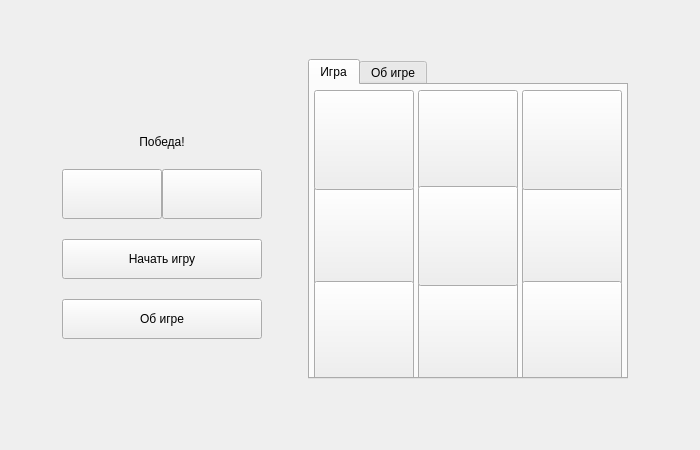
<?xml version="1.0" encoding="UTF-8"?>
<ui version="4.0">
 <class>MainWindow</class>
 <widget class="QMainWindow" name="MainWindow">
  <property name="geometry">
   <rect>
    <x>0</x>
    <y>0</y>
    <width>700</width>
    <height>450</height>
   </rect>
  </property>
  <property name="minimumSize">
   <size>
    <width>700</width>
    <height>450</height>
   </size>
  </property>
  <property name="maximumSize">
   <size>
    <width>1050</width>
    <height>675</height>
   </size>
  </property>
  <property name="windowTitle">
   <string>Крестики-Нолики</string>
  </property>
  <property name="windowIcon">
   <iconset resource="resources.qrc">
    <normaloff>:/resources/images/title_ico.png</normaloff>:/resources/images/title_ico.png</iconset>
  </property>
  <widget class="QWidget" name="centralwidget">
   <layout class="QHBoxLayout" name="horizontalLayout_2">
    <property name="rightMargin">
     <number>20</number>
    </property>
    <property name="bottomMargin">
     <number>20</number>
    </property>
    <item>
     <spacer name="horizontalSpacer_2">
      <property name="orientation">
       <enum>Qt::Horizontal</enum>
      </property>
      <property name="sizeHint" stdset="0">
       <size>
        <width>40</width>
        <height>20</height>
       </size>
      </property>
     </spacer>
    </item>
    <item>
     <layout class="QVBoxLayout" name="verticalLayout">
      <property name="spacing">
       <number>20</number>
      </property>
      <item>
       <spacer name="verticalSpacer_2">
        <property name="orientation">
         <enum>Qt::Vertical</enum>
        </property>
        <property name="sizeHint" stdset="0">
         <size>
          <width>20</width>
          <height>40</height>
         </size>
        </property>
       </spacer>
      </item>
      <item>
       <widget class="QLabel" name="gameNameLabel">
        <property name="text">
         <string/>
        </property>
        <property name="pixmap">
         <pixmap resource="resources.qrc">:/resources/images/name.png</pixmap>
        </property>
        <property name="alignment">
         <set>Qt::AlignCenter</set>
        </property>
       </widget>
      </item>
      <item>
       <widget class="QLabel" name="gameResultLabel">
        <property name="text">
         <string>Победа!</string>
        </property>
        <property name="alignment">
         <set>Qt::AlignCenter</set>
        </property>
       </widget>
      </item>
      <item>
       <layout class="QHBoxLayout" name="horizontalLayout">
        <property name="spacing">
         <number>0</number>
        </property>
        <item>
         <widget class="QPushButton" name="choiceXButton">
          <property name="minimumSize">
           <size>
            <width>0</width>
            <height>50</height>
           </size>
          </property>
          <property name="styleSheet">
           <string notr="true"/>
          </property>
          <property name="text">
           <string/>
          </property>
         </widget>
        </item>
        <item>
         <widget class="QPushButton" name="choiceOButton">
          <property name="minimumSize">
           <size>
            <width>0</width>
            <height>50</height>
           </size>
          </property>
          <property name="text">
           <string/>
          </property>
         </widget>
        </item>
       </layout>
      </item>
      <item>
       <widget class="QPushButton" name="gameStartButton">
        <property name="enabled">
         <bool>true</bool>
        </property>
        <property name="sizePolicy">
         <sizepolicy hsizetype="Fixed" vsizetype="Fixed">
          <horstretch>200</horstretch>
          <verstretch>40</verstretch>
         </sizepolicy>
        </property>
        <property name="minimumSize">
         <size>
          <width>200</width>
          <height>40</height>
         </size>
        </property>
        <property name="styleSheet">
         <string notr="true"/>
        </property>
        <property name="text">
         <string>Начать игру</string>
        </property>
       </widget>
      </item>
      <item>
       <widget class="QPushButton" name="infoButton">
        <property name="sizePolicy">
         <sizepolicy hsizetype="Fixed" vsizetype="Fixed">
          <horstretch>0</horstretch>
          <verstretch>0</verstretch>
         </sizepolicy>
        </property>
        <property name="minimumSize">
         <size>
          <width>200</width>
          <height>40</height>
         </size>
        </property>
        <property name="text">
         <string>Об игре</string>
        </property>
       </widget>
      </item>
      <item>
       <spacer name="verticalSpacer">
        <property name="orientation">
         <enum>Qt::Vertical</enum>
        </property>
        <property name="sizeHint" stdset="0">
         <size>
          <width>20</width>
          <height>40</height>
         </size>
        </property>
       </spacer>
      </item>
     </layout>
    </item>
    <item>
     <spacer name="horizontalSpacer">
      <property name="orientation">
       <enum>Qt::Horizontal</enum>
      </property>
      <property name="sizeType">
       <enum>QSizePolicy::Fixed</enum>
      </property>
      <property name="sizeHint" stdset="0">
       <size>
        <width>40</width>
        <height>20</height>
       </size>
      </property>
     </spacer>
    </item>
    <item>
     <widget class="QTabWidget" name="tabWidget">
      <property name="maximumSize">
       <size>
        <width>320</width>
        <height>320</height>
       </size>
      </property>
      <property name="currentIndex">
       <number>0</number>
      </property>
      <widget class="QWidget" name="gameTab">
       <property name="minimumSize">
        <size>
         <width>0</width>
         <height>0</height>
        </size>
       </property>
       <attribute name="title">
        <string>Игра</string>
       </attribute>
       <layout class="QGridLayout" name="gridLayout">
        <property name="leftMargin">
         <number>4</number>
        </property>
        <property name="topMargin">
         <number>5</number>
        </property>
        <property name="rightMargin">
         <number>5</number>
        </property>
        <property name="bottomMargin">
         <number>5</number>
        </property>
        <property name="spacing">
         <number>5</number>
        </property>
        <item row="2" column="0">
         <widget class="QPushButton" name="pushButton_4">
          <property name="sizePolicy">
           <sizepolicy hsizetype="Fixed" vsizetype="Fixed">
            <horstretch>0</horstretch>
            <verstretch>0</verstretch>
           </sizepolicy>
          </property>
          <property name="minimumSize">
           <size>
            <width>100</width>
            <height>100</height>
           </size>
          </property>
          <property name="maximumSize">
           <size>
            <width>100</width>
            <height>100</height>
           </size>
          </property>
          <property name="text">
           <string/>
          </property>
         </widget>
        </item>
        <item row="4" column="1">
         <spacer name="verticalSpacer_3">
          <property name="orientation">
           <enum>Qt::Vertical</enum>
          </property>
          <property name="sizeHint" stdset="0">
           <size>
            <width>20</width>
            <height>40</height>
           </size>
          </property>
         </spacer>
        </item>
        <item row="3" column="0">
         <widget class="QPushButton" name="pushButton_7">
          <property name="sizePolicy">
           <sizepolicy hsizetype="Fixed" vsizetype="Fixed">
            <horstretch>0</horstretch>
            <verstretch>0</verstretch>
           </sizepolicy>
          </property>
          <property name="minimumSize">
           <size>
            <width>100</width>
            <height>100</height>
           </size>
          </property>
          <property name="maximumSize">
           <size>
            <width>100</width>
            <height>100</height>
           </size>
          </property>
          <property name="text">
           <string/>
          </property>
         </widget>
        </item>
        <item row="0" column="1">
         <spacer name="verticalSpacer_4">
          <property name="orientation">
           <enum>Qt::Vertical</enum>
          </property>
          <property name="sizeHint" stdset="0">
           <size>
            <width>20</width>
            <height>40</height>
           </size>
          </property>
         </spacer>
        </item>
        <item row="1" column="1">
         <widget class="QPushButton" name="pushButton_2">
          <property name="sizePolicy">
           <sizepolicy hsizetype="Fixed" vsizetype="Fixed">
            <horstretch>0</horstretch>
            <verstretch>0</verstretch>
           </sizepolicy>
          </property>
          <property name="minimumSize">
           <size>
            <width>100</width>
            <height>100</height>
           </size>
          </property>
          <property name="maximumSize">
           <size>
            <width>100</width>
            <height>100</height>
           </size>
          </property>
          <property name="text">
           <string/>
          </property>
         </widget>
        </item>
        <item row="2" column="2">
         <widget class="QPushButton" name="pushButton_6">
          <property name="sizePolicy">
           <sizepolicy hsizetype="Fixed" vsizetype="Fixed">
            <horstretch>0</horstretch>
            <verstretch>0</verstretch>
           </sizepolicy>
          </property>
          <property name="minimumSize">
           <size>
            <width>100</width>
            <height>100</height>
           </size>
          </property>
          <property name="maximumSize">
           <size>
            <width>100</width>
            <height>100</height>
           </size>
          </property>
          <property name="text">
           <string/>
          </property>
         </widget>
        </item>
        <item row="3" column="1">
         <widget class="QPushButton" name="pushButton_8">
          <property name="sizePolicy">
           <sizepolicy hsizetype="Fixed" vsizetype="Fixed">
            <horstretch>0</horstretch>
            <verstretch>0</verstretch>
           </sizepolicy>
          </property>
          <property name="minimumSize">
           <size>
            <width>100</width>
            <height>100</height>
           </size>
          </property>
          <property name="maximumSize">
           <size>
            <width>100</width>
            <height>100</height>
           </size>
          </property>
          <property name="text">
           <string/>
          </property>
         </widget>
        </item>
        <item row="3" column="2">
         <widget class="QPushButton" name="pushButton_9">
          <property name="sizePolicy">
           <sizepolicy hsizetype="Fixed" vsizetype="Fixed">
            <horstretch>0</horstretch>
            <verstretch>0</verstretch>
           </sizepolicy>
          </property>
          <property name="minimumSize">
           <size>
            <width>100</width>
            <height>100</height>
           </size>
          </property>
          <property name="maximumSize">
           <size>
            <width>100</width>
            <height>100</height>
           </size>
          </property>
          <property name="text">
           <string/>
          </property>
         </widget>
        </item>
        <item row="1" column="0">
         <widget class="QPushButton" name="pushButton_1">
          <property name="sizePolicy">
           <sizepolicy hsizetype="Fixed" vsizetype="Fixed">
            <horstretch>0</horstretch>
            <verstretch>0</verstretch>
           </sizepolicy>
          </property>
          <property name="minimumSize">
           <size>
            <width>100</width>
            <height>100</height>
           </size>
          </property>
          <property name="maximumSize">
           <size>
            <width>100</width>
            <height>100</height>
           </size>
          </property>
          <property name="text">
           <string/>
          </property>
         </widget>
        </item>
        <item row="2" column="1">
         <widget class="QPushButton" name="pushButton_5">
          <property name="sizePolicy">
           <sizepolicy hsizetype="Fixed" vsizetype="Fixed">
            <horstretch>0</horstretch>
            <verstretch>0</verstretch>
           </sizepolicy>
          </property>
          <property name="minimumSize">
           <size>
            <width>100</width>
            <height>100</height>
           </size>
          </property>
          <property name="maximumSize">
           <size>
            <width>100</width>
            <height>100</height>
           </size>
          </property>
          <property name="text">
           <string/>
          </property>
         </widget>
        </item>
        <item row="1" column="2">
         <widget class="QPushButton" name="pushButton_3">
          <property name="sizePolicy">
           <sizepolicy hsizetype="Fixed" vsizetype="Fixed">
            <horstretch>0</horstretch>
            <verstretch>0</verstretch>
           </sizepolicy>
          </property>
          <property name="minimumSize">
           <size>
            <width>100</width>
            <height>100</height>
           </size>
          </property>
          <property name="maximumSize">
           <size>
            <width>100</width>
            <height>100</height>
           </size>
          </property>
          <property name="text">
           <string/>
          </property>
         </widget>
        </item>
       </layout>
      </widget>
      <widget class="QWidget" name="infoTab">
       <attribute name="title">
        <string>Об игре</string>
       </attribute>
       <layout class="QHBoxLayout" name="horizontalLayout_3">
        <item>
         <widget class="QLabel" name="infoLabel">
          <property name="text">
           <string>Информация об игре</string>
          </property>
          <property name="alignment">
           <set>Qt::AlignLeading|Qt::AlignLeft|Qt::AlignTop</set>
          </property>
          <property name="wordWrap">
           <bool>true</bool>
          </property>
         </widget>
        </item>
       </layout>
      </widget>
     </widget>
    </item>
    <item>
     <spacer name="horizontalSpacer_3">
      <property name="orientation">
       <enum>Qt::Horizontal</enum>
      </property>
      <property name="sizeHint" stdset="0">
       <size>
        <width>40</width>
        <height>20</height>
       </size>
      </property>
     </spacer>
    </item>
   </layout>
  </widget>
 </widget>
 <resources>
  <include location="resources.qrc"/>
 </resources>
 <connections/>
</ui>
